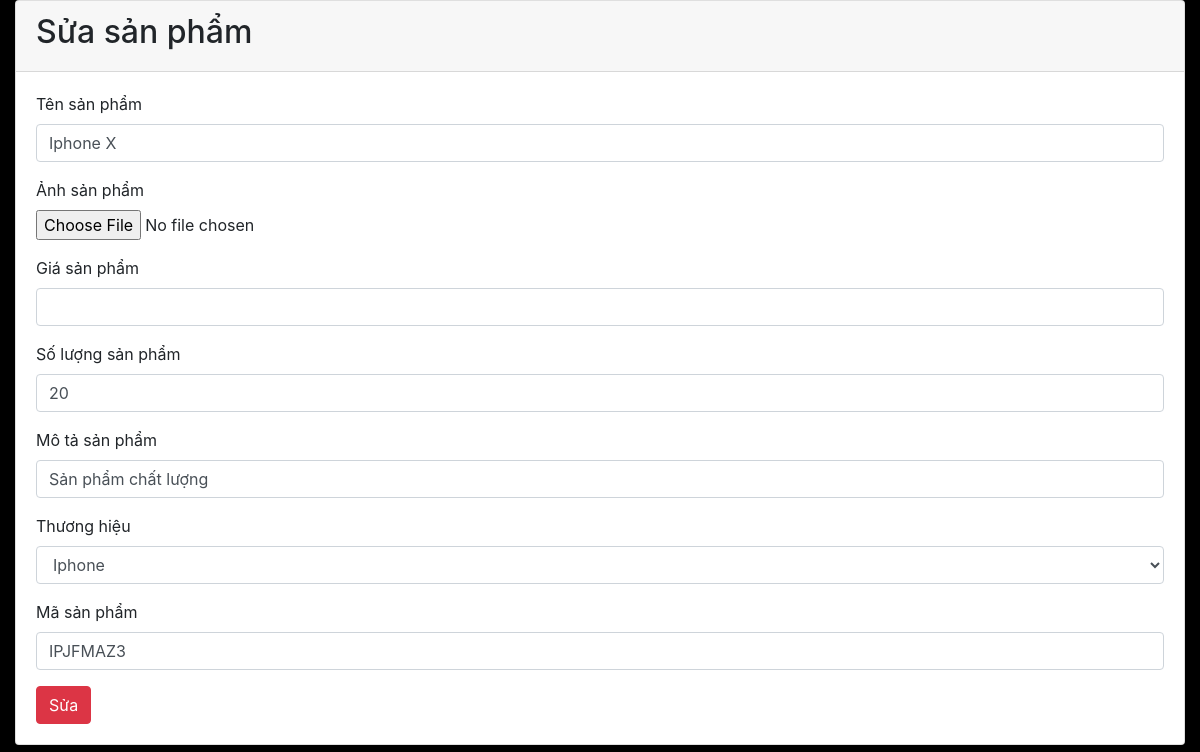
Page /ustora/admin/index_ds.php?page_layout=sua&id=99 on the committed database.
### tables this page shows
CREATE TABLE `products` (
  `prd_id` int(5) NOT NULL,
  `prd_name` varchar(255) NOT NULL,
  `image` char(50) NOT NULL,
  `price` varchar(11) NOT NULL,
  `quantity` int(10) NOT NULL,
  `description` varchar(500) NOT NULL,
  `brand_id` int(5) NOT NULL,
  `status` int(11) DEFAULT NULL,
  `MSP` varchar(255) DEFAULT NULL
);

### ustora/admin/sanpham/sua.php (the view, shortened to what this page needs)
<?php
    $id=$_GET['id'];
    $sql_brand="SELECT *FROM brands where brand_status=1";
    $query_brand = mysqli_query($connect, $sql_brand);
    $sql_up="SELECT * FROM products where prd_id=$id ";
    $query_up=mysqli_query($connect, $sql_up);
    $row_up = mysqli_fetch_assoc($query_up);
?>
<div class="container-fluid">
    <div class="card">
        <div class="card-header">
            <h2>Sửa sản phẩm</h2>
        </div>
        <div class="card-body">
            <form method="POST" enctype="multipart/form-data">
                <div class="form-group">
                    <label for="">Tên sản phẩm</label>
                    <input class="form-control" type="text" name="prd_name" required value="<?php echo $row_up['prd_name']; ?>">
                </div>
                <div class="form-group">
                  <label for="">Ảnh sản phẩm</label></br>
                  <input type="file" name="image" >
                </div>
                <div class="form-group">
                    <label for="my-input">Giá sản phẩm</label>
                    <input class="form-control" type="text" name="price" pattern="[0-9]+(\.[0-9]+)*?" title="Chỉ nhập số và kí tự dấu chấm" value="<?php echo isset($_POST['price']) ? htmlspecialchars($_POST['price']) : ''; ?>" required>
                </div>
                <div class="form-group">
                    <label for="my-input">Số lượng sản phẩm</label>
                    <input class="form-control" type="number" name="quantity" required value="<?php echo $row_up['quantity']; ?>">
                </div>
                <div class="form-group">
                    <label for="my-input">Mô tả sản phẩm</label>
                    <input class="form-control" type="text" name="description" required value="<?php echo $row_up['description']; ?>">
                </div>
                <div class="form-group">
                    <label for="my-select">Thương hiệu</label>
                    <select class="form-control" name="brand_id">
                        <?php
                            while($row_brand=mysqli_fetch_assoc($query_brand)){?>
                                <option value="<?php echo $row_brand['brand_id'];?>"><?php echo $row_brand['brand_name'];?></option>
                        <?php }?>
                    </select>
                </div>
                <div class="form-group">
                    <label for="my-input">Mã sản phẩm</label>
                    <input class="form-control" type="text" name="MSP" required value="<?php echo isset($_POST['MSP']) ? htmlspecialchars($_POST['MSP']) : $row_up['MSP']; ?>">
</div>
                <button name="sbm" class="btn btn-danger" type="submit">Sửa</button>
            </form>
        </div>
    </div>
</div>

### ustora/admin/index_ds.php (style rules this page uses)
body { background-color:black ; }

### rows in the picture
products: prd_name "Iphone X", quantity "20", description "Sản phẩm chất lượng", MSP "IPJFMAZ3"

### other values in the picture
form field brand_id "Iphone"
